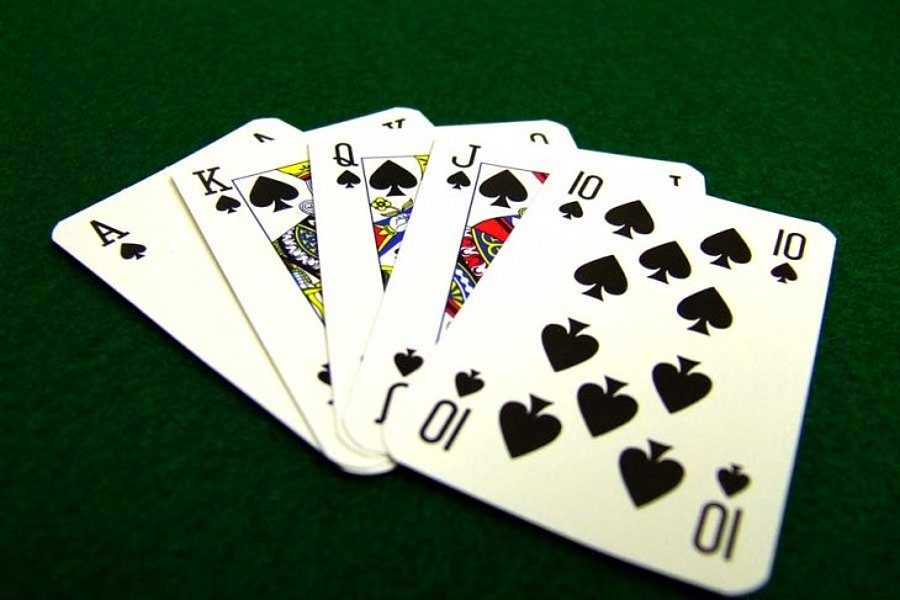
#> input picture Kus Bakısı Görüntü Elde Etmek/s-d99c92418acd8f23a5bfa27e3a0c8229a2b7ee89.jpg, 900 x 600 px
$ python 'Kus Bakısı.py'
#> lines starting #> are read from the running program, lines starting #| are printed output that depends on the picture; after the words box and inside, x2 and y2 are one past the last pixel; in counts of white or black regions, pixels touching at a corner belong together
import cv2
import numpy as np

img = cv2.imread("s-d99c92418acd8f23a5bfa27e3a0c8229a2b7ee89.jpg")
#> img is the input picture: shape (600, 900, 3); mean B, G, R 91.9, 115.6, 93.9

width, height = 250, 350
pts1 = np.float32([[569, 164], [824, 230], [398, 445], [743, 585]])
pts2 = np.float32([[0, 0],[width, 0], [0, height], [width, height]])
matrix = cv2.getPerspectiveTransform(pts1, pts2)
output = cv2.warpPerspective(img, matrix, (width, height))
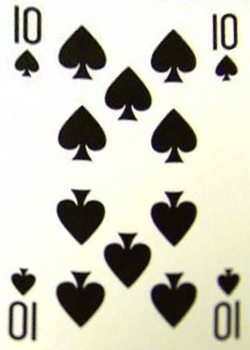
#> output: shape (350, 250, 3); mean B, G, R 185.9, 199.8, 200.6


for x in range(0, 4):
    cv2.circle(img, (pts1[x][0], pts1[x][1]), 15, (0, 100, 255), cv2.FILLED)
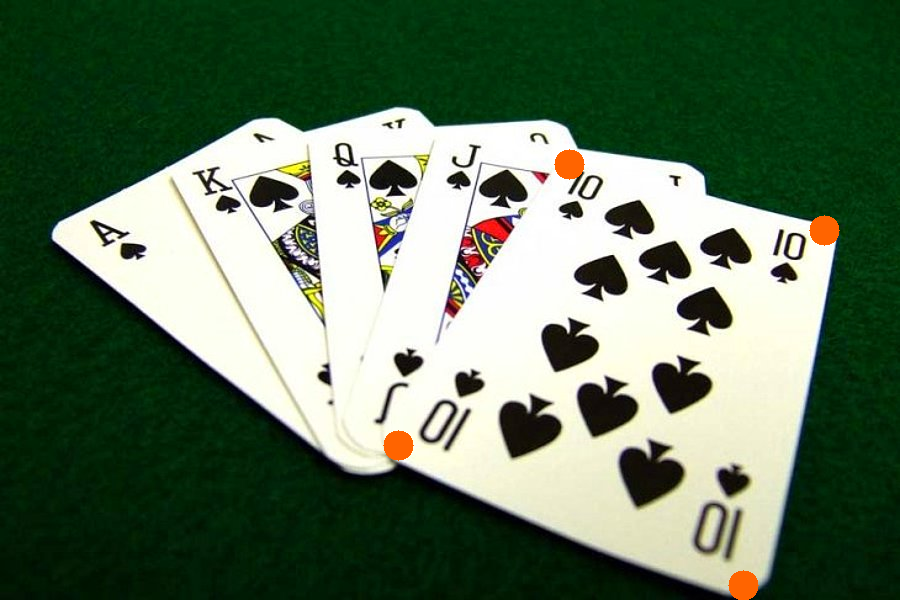
#> img: shape (600, 900, 3); 0.52% of pixels changed, all inside (x1, y1, x2, y2) = (383, 149, 840, 600)

cv2.imshow("Original Image", img)
cv2.imshow("Output",output)
cv2.waitKey(0)
